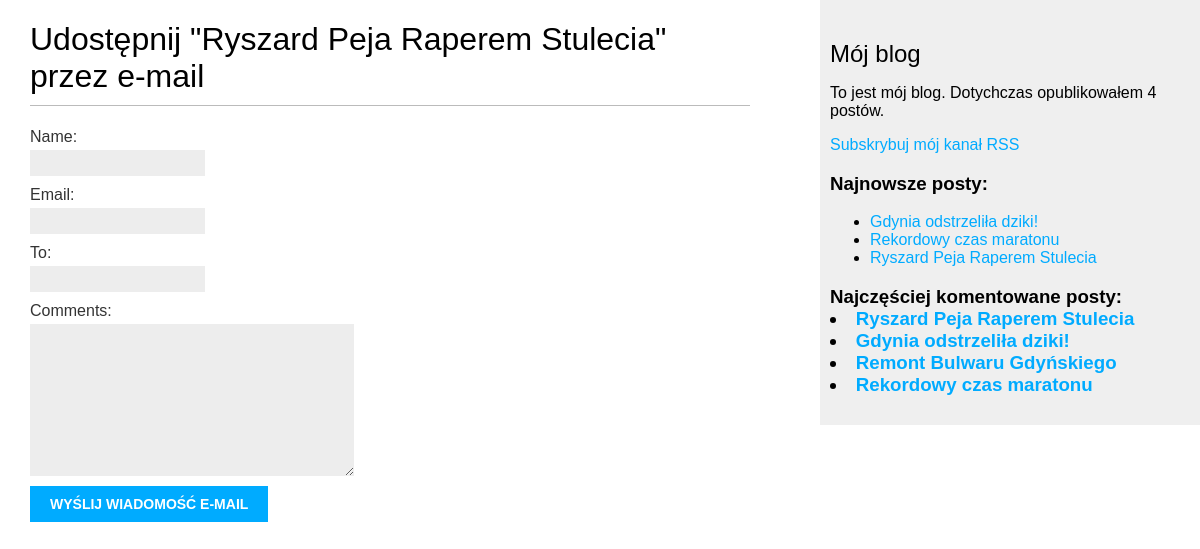
Before: /blog/2/share/ with the older database file.
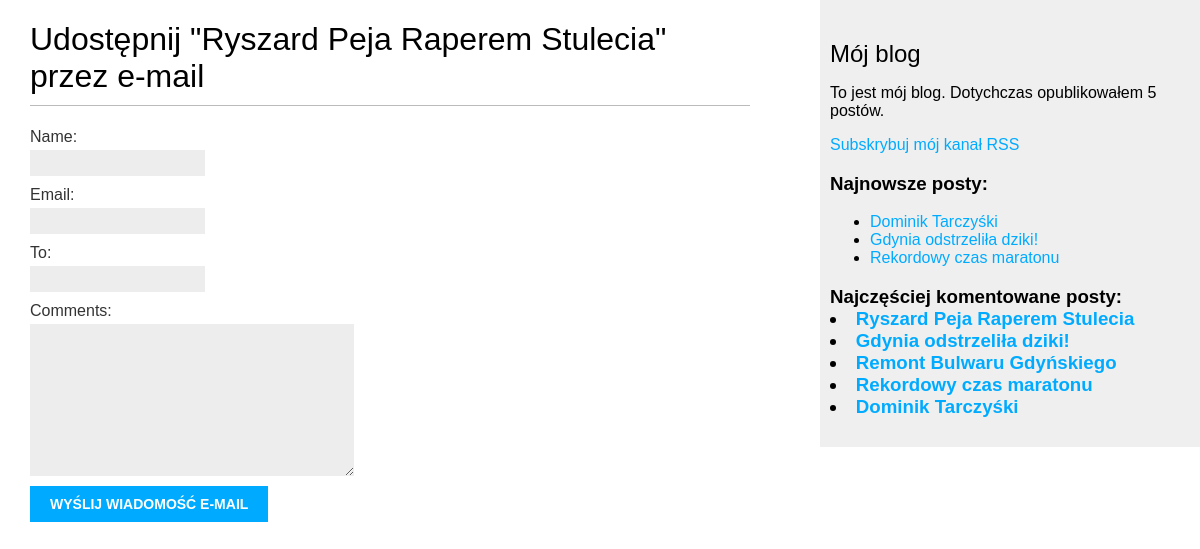
After: the same page with the newer database file.
### blog/models.py (models this page shows, shortened)
class Post(models.Model):
    class Status(models.TextChoices):
        DRAFT = 'DF', 'Roboczy'
        PUBLISHED = 'PB', 'Opublikowany'
    title = models.CharField(max_length=250)
    slug = models.CharField(max_length=250,
                            unique_for_date='publish')
    author = models.ForeignKey(User,
                               on_delete=models.CASCADE,
                               related_name='blog_posts')
    body = models.TextField()
    publish = models.DateTimeField(default=timezone.now)
    created = models.DateTimeField(auto_now_add=True)
    updated = models.DateTimeField(auto_now=True)
    status = models.CharField(max_length=2,
                              choices=Status.choices,
                              default=Status.DRAFT)
    objects = models.Manager()
    published = PublishedManager()
    tags = TaggableManager()
    class Meta:
        ordering = ['-publish']
        indexes = [
            models.Index(fields=['-publish'])
        ]
    def get_absolute_url(self):
        return reverse('blog:post_detail',
                       args=[self.publish.year,
                             self.publish.month,
                             self.publish.day,
                             self.slug])

### blog/views.py (the view)
# urls.py: path('<int:post_id>/share/', views.post_share, name='post_share'),
def post_share(request, post_id):
    post = get_object_or_404(Post, id=post_id, status=Post.Status.PUBLISHED)
    sent = False
    if request.method == 'POST':
        form = EmailPostForm(request.POST)
        if form.is_valid():
            cd = form.cleaned_data
            post_url = request.build_absolute_uri(
                post.get_absolute_url()
            )
            subject = f"{cd['name']} zaleci Ci przeczytanie {post.title}"
            message = f"Przeczytaj {post.title} pod adresem {post_url}\n\n" \
                      f"komentarze: {cd['name']}: {cd['comments']}"
            send_mail(subject, message, 'kuba.polakiewicz2002@gmail.com', [cd['to']])
            sent = True
    else:
        form = EmailPostForm()
    return render(request,
                  'blog/post/share.html',
                  {'post': post,
                   'form': form,
                   'sent': sent})

### blog/forms.py
class EmailPostForm(forms.Form):
    name = forms.CharField(max_length=25)
    email = forms.EmailField()
    to = forms.EmailField()
    comments = forms.CharField(required=False,
                               widget=forms.Textarea)

### blog/models.py (called while the page is built)
    def get_queryset(self):
        return super().get_queryset().filter(status=Post.Status.PUBLISHED)

### blog/templatetags/blog_tags.py (called while the page is built)
@register.simple_tag
def total_posts():
    return Post.published.count()

@register.inclusion_tag('blog/post/latest_posts.html')
def show_latest_posts(count=5):
    latest_posts = Post.published.order_by('-publish')[:count]
    return {'latest_posts': latest_posts}

@register.simple_tag
def get_most_commented_posts(count=5):
    return Post.published.annotate(
        total_comments=Count('comments')
    ).order_by('-total_comments')[:count]

### blog/templates/blog/post/share.html (shortened to what this page needs)
{% extends 'blog/base.html' %}
{% block content %}
    {% if sent %}
        <h1>Wiadomośc e-mail została pomyślnie wysłana</h1>
        <p>
            Wysyłanie posta "{{ post.title }}" do {{ form.cleaned_data.to }}
            zakończyło się sukcesem
        </p>
    {% else %}
        <h1>Udostępnij "{{ post.title }}" przez e-mail</h1>
        <form method="post">
            {{ form.as_p }}
            <input type="submit" value="Wyślij wiadomość e-mail">
        </form>
    {% endif %}
{% endblock %}

### blog/templates/blog/base.html (shortened to what this page needs)
{% load blog_tags %}
{% load static %}
<!DOCTYPE html>
<html>
<head>
    <link href="{% static 'css/blog.css' %}" rel="stylesheet">
</head>
<body>
    <div id="content">
        {% block content %}{% endblock %}
    </div>
    <div id="sidebar">
        <h2>Mój blog</h2>
        <p>
            To jest mój blog.
            Dotychczas opublikowałem {% total_posts %} postów.
        </p>
        <p>
            <a href="{% url 'blog:post_feed' %}">
               Subskrybuj mój kanał RSS
            </a>
        </p>
        <h3>Najnowsze posty:</h3>
        {% show_latest_posts 3 %}
        <h3>
            Najczęściej komentowane posty:
            {% get_most_commented_posts as most_commented_posts%}
            {% for post in most_commented_posts %}
            <li>
                <a href="{{ post.get_absolute_url }}">{{ post.title }}</a>
            </li>
            {% endfor %}
        </h3>
    </div>
</body>
</html>

### blog/templates/blog/post/latest_posts.html
<ul>
    {% for post in latest_posts %}
        <li>
            <a href="{{ post.get_absolute_url }}">{{ post.title }}</a>
        </li>
    {% endfor %}
</ul>

Changed rows visible on the page:
no longer on one of the page's lists (row unchanged): Post: title "Ryszard Peja Raperem Stulecia"
added Post: title "Dominik Tarczyśki"
Other visible differences:
text no longer shown: "4"
text now shown: "5"
